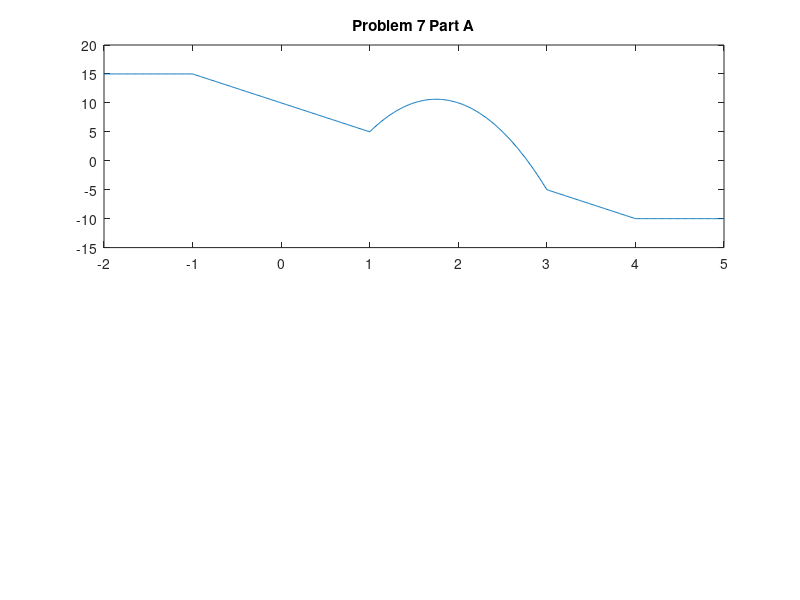

Write MATLAB code to recreate this figure. (Note: this script raises an error after producing the figure.)
% GilatChapter7.m
% Noah Ruderman
% This script file includes all the problems from Chapter 7 of MATLAB: An
% Introduction with Applications by Amos Gilat
% Chapter 7: Programming in MATLAB
% 5.18.11

close all
clear
clc
format loose

%% Problem 1
disp('Problem 1')

disp('a.')
14 > 15/3

disp('b.')
y = 8/2 < 5*3 + 1 > 9

disp('c.')
y = 8/(2 < 5)*3 + (1 > 9)

disp('d.')
2 + 4*3 ~= 60/4 - 1
fprintf('\n')





%% Problem 2
disp('Problem 2')
a = 4;
b = 7;

disp('a.')
y = a + b >= a*b

disp('b.')
y = a + (b >= a)*b

disp('c.')
b - a < a < a/b
fprintf('\n')





%% Problem 3
disp('Problem 3')
v = [4 -2 -1 5 0 1 -3 8 2];
w = [0 2 1 -1 0 -2 4 3 2];

disp('a.')
v <= w

disp('b.')
w = v
w = [0 2 1 -1 0 -2 4 3 2];

disp('c.')
v < w + v

disp('d.')
(v < w) + v
fprintf('\n')





% Problem 4
disp('Problem 4')
v = [4 -2 -1 5 0 1 -3 8 2];
w = [0 2 1 -1 0 -2 4 3 2];

y = w(w < v)
fprintf('\n')





%% Problem 5
disp('Problem 5')

disp('a.')
-3 & 0

disp('b.')
4 < -1 & 5 > 0

disp('c.')
8 - 12 | 6 + 5 & ~-2

disp('d.')
~4 & 0 + 8*~(4 | 0)
fprintf('\n')





%% Problem 6
disp('Problem 6')
TNY = [31 26 30 33 33 39 41 41 34 33 45 42 36 39 37 45 43 36 41 37 32 32 35 42 38 33 40 37 36 51 50];   % degrees F
TANC = [37 24 28 25 21 28 46 37 36 20 24 31 34 40 43 36 34 41 42 35 38 36 35 33 42 42 37 26 20 25 31];


disp('a.')
average_NY = sum(TNY)/length(TNY);
average_ANC = sum(TANC)/length(TANC);

fprintf('\tThe average temperature in New York was %.4f degrees Fahrenheit.\n', average_NY)
fprintf('\tThe average temperature in Anchorage was %.4f degrees Fahrenheit.\n\n', average_ANC)


disp('b.')
daysbelow_NY = length(TNY(TNY < average_NY));
daysbelow_ANC = length(TANC(TANC < average_ANC));

fprintf('\tThe temperature was below average for %d days in NY.\n', daysbelow_NY)
fprintf('\tThe temperature was below average for %d days in ANC.\n\n', daysbelow_ANC)


disp('c.')
januaryDates = 1:31;
daysWarmerInANC = januaryDates(TANC > TNY);
numDays = length(daysWarmerInANC);

fprintf('\tIt was warmer in Anchorage for a total of %d days.\n', numDays)
fprintf('\tIt was warmer in Anchorage on the follwing dates in January:\n')
fprintf('\t%d ', daysWarmerInANC)
fprintf('\n\n')


disp('d.')
daysSameTemp = januaryDates(TANC == TNY);
numDays = length(daysSameTemp);

fprintf('\tIt was the same temperature in both cities for a total of %d days.\n', numDays)
fprintf('\tIt was the same temperature in both cities on the following dates in January:\n')
fprintf('\t%d ', daysSameTemp)
fprintf('\n\n')


disp('e.')
daysAboveFreezing = januaryDates(TANC > 32 & TNY > 32);
numDays = length(daysAboveFreezing);

fprintf('\tIt was above freezing in both cities for a total of %d days.\n', numDays)
fprintf('\tIt was above freezing in both cities on the following dates in January:\n')
fprintf('\t%d ', daysAboveFreezing)
fprintf('\n\n\n')





%% Problem 7
% disp('Problem 7')
x = -2:0.01:5;

% disp('a.')
fx = zeros(size(x));
for i = 1:length(x)
    if x(i) <= -1
        fx(i) = 15;
    elseif x(i) <= 1
        fx(i) = -5*x(i) + 10;
    elseif x(i) <= 3
        fx(i) = -10*x(i)^2 + 35*x(i) - 20; 
    elseif x(i) <= 4
        fx(i) = -5*x(i) + 10;
    else
        fx(i) = -10;
    end
end

figure()
subplot(2,1,1)
plot(x,fx)
title('Problem 7 Part A')
axis([-2 5 -15 20])

% disp('b.')
fx = functionFx(x);

subplot(2,1,2)
plot(x,fx)
title('Problem 7 Part B')
axis([-2 5 -15 20])





%% Problem 8
disp('Problem 8')
matrix = zeros(3,5);
for i = 1:3
    for j = 1:5
        matrix(i,j) = (i - j)/(i + j);
    end
end
matrix
fprintf('\n')





%% Problem 9
disp('Problem 9')
fprintf('\tThe quadratic equation has the form a*x^2 + b*x + c = 0.\n')
fprintf('\t');
a = input('Enter the value of a: ');
fprintf('\t');
b = input('Enter the value of b: ');
fprintf('\t');
c = input('Enter the value of c: ');

D = b^2 - 4*a*c;

if D > 0
    fprintf('\tThe equation has two roots.\n')
    root1 = (-b + sqrt(D))/(2*a);
    root2 = (-b - sqrt(D))/(2*a);
    fprintf('\tThe roots are %+.4f and %+.4f.\n', root1, root2)
elseif D == 0
    fprintf('\tThe equation has one root.\n')
    root = (-b/(2*a));
    fprintf('\tThe root is %+.4f.\n', root)
else
    fprintf('\tThe equation has no real roots.\n')
end
fprintf('\n\n')





%% Problem 10
disp('Problem 10')
m = 10;
% m = 1000;
% m = 10000;

sum = 0;
for n = 1:m
    sum = sum + 12 * (-1)^(n-1) / n^2;
end
sum = sqrt(sum);
fprintf('\tFor m = %d, our sum is %.4f.\n', m, sum)
fprintf('\tThe value of pi is %.4f.\n', pi)
fprintf('\n\n')





% Problem 11
disp('Problem 11')
x = [15 -6 0 8 -2 5 4 -10 0.5 3];

sumPos = 0;     % sum of positive numbers
sumNeg = 0;     % sum of negative numbers
for i = 1:length(x)
    if x(i) > 0
        sumPos = sumPos + x(i);
    elseif x(i) < 0
        sumNeg = sumNeg + x(i);
    end
end
fprintf('\tThe sum of the positive elements is %+4.1f.\n', sumPos)
fprintf('\tThe sum of the negative elements is %+4.1f.\n', sumNeg)
fprintf('\n\n')





%% Problem 12
disp('Problem 12')
stockReturns = [1.38 1.76 1.17 0.79 1.42 0.64 1.2 1.06 0.83 1.18];

averageReturn = Geomean(stockReturns);
fprintf('\tThe average return of the IBM stock between 1997 and 2006 was %.4f.\n', averageReturn)
fprintf('\n\n')




%% Problem 13
disp('Problem 13')

disp('a.')
fprintf('\t12! = %d \n', fact(12))
fprintf('\n')


disp('b.')
fprintf('\t0! = %d \n', fact(0))
fprintf('\n')


disp('c.')
fact(-7)
fprintf('\n')


disp('d.')
fact(6.7)
fprintf('\n')
fprintf('\n')




%% Problem 14
disp('Problem 14')

disp('a.')
fprintf('\tcos(55) = %.4f \n\n', cosTaylor(55))


disp('b.')
fprintf('\tcos(190) = %.4f \n\n', cosTaylor(190))
fprintf('\n')




%% Problem 15
disp('Problem 15')

n = 1;
found = 0;
while found == 0
    if rem(n,2) == 0
        if rem(n,7) == 0 && n^3 > 40000
            found = 1;
        else
            n = n + 2;
        end
    else
        n = n + 1;
    end
end
    
fprintf('\tThe required number is: %d\n\n\n', n)





%% Problem 16
disp('Problem 16')

disp('a.')
prime(30)


disp('b.')
prime(79)


disp('c.')
prime(52.5)


disp('d.')
prime(-20)
fprintf('\n')





%% Problem 17
disp('Problem 17')

x = randi(30, 1, 14)
downsortx = downsort(x)
fprintf('\n')





%% Problem 18
disp('Problem 18')
unsorted_matrix = randi(61,4,7)-31
sorted_matrix = matrixsort(unsorted_matrix)
fprintf('\n')





%% Problem 19
disp('Problem 19')
fprintf('\t');
age = input('Please enter your age: ');
fprintf('\t');
rhr = input('Please enter your resting heart rate: ');
fprintf('\t');
inten = input('Enter your fitness level (low, medium, or high): ', 's');

while ~strcmp(inten, 'low') && ~strcmp(inten, 'medium') && ~strcmp(inten, 'high')
    fprintf('\tNot a valid input!\n')
    fprintf('\t');
    inten = input('Enter your fitness level (low, medium, or high): ', 's');
end

if strcmp(inten, 'low')
    inten = 0.55;
elseif strcmp(inten, 'medium')
    inten = 0.65;
else
    inten = 0.8;
end

thr = int32(((220 - age) - rhr)*inten + rhr);
fprintf('\tYour training heart rate is %d.\n\n\n', thr)





%% Problem 20
disp('Problem 20')
% Note: I have chosen to write polar coordinates in the form (r, theta)
% because that is the standard for math and physics as far as I have seen
% in my undergrad studies. 

[theta radius] = CartesianToPolar(15,3);
fprintf('\t(15,3) in cartesian coordinates is (%.4f, %.4f) in polar coordinates.\n\n', radius, theta)

[theta radius] = CartesianToPolar(-7,12);
fprintf('\t(-7,12) in cartesian coordinates is (%.4f, %.4f) in polar coordinates.\n\n', radius, theta)

[theta radius] = CartesianToPolar(-17,-9);
fprintf('\t(-17,-9) in cartesian coordinates is (%.4f, %.4f) in polar coordinates.\n\n', radius, theta)

[theta radius] = CartesianToPolar(10,-6.5);
fprintf('\t(10,-6.5) in cartesian coordinates is (%.4f, %.4f) in polar coordinates.\n\n', radius, theta)
fprintf('\n')




%% Problem 21
disp('Problem 21')

fprintf('\t');
rental_period = input('Enter the rental period in days: ');

% Alert user if input is invalid and ask for new values
while rental_period < 0 || int32(rental_period) ~= rental_period
    fprintf('\tInvalid input. The rental period must be a positive integer.\n')
    fprintf('\t');
    rental_period = input('Enter the rental period in days: ');
end

fprintf('\t');
car_class = input('Enter the type of car (B, C, or D): ','s');

% Alert user if input is invalid and ask for new values
while ~strcmp(car_class, 'B') &&  ~strcmp(car_class, 'C') &&  ~strcmp(car_class, 'D')
    fprintf('\tInvalid input. The type of car must be specified by class B, C, or D.\n')
    fprintf('\t');
    car_class = input('Enter the type of car (B, C, or D): ','s');
end

if rental_period > 60
    fprintf('\tRental not available for more than 60 days.\n\n')

% Compute price for car class B
elseif strcmp(car_class,'B')
    if rental_period < 7
        price = 27*rental_period;
        fprintf('\tThe price is %d dollars. \n\n', price)
    elseif rental_period < 28
        price = 162 + 25*(rental_period - 7);
        fprintf('\tThe price is %d dollars. \n\n', price)
    else
        price = 662 + 23*(rental_period - 28);
        fprintf('\tThe price is %d dollars. \n\n', price)
    end
    
% Compute price for car class C    
elseif strcmp(car_class, 'C')
    if rental_period < 7
        price = 34*rental_period;
        fprintf('\tThe price is %d dollars. \n\n', price)
    elseif rental_period < 28
        price = 204 + 31*(rental_period - 7);
        fprintf('\tThe price is %d dollars. \n\n', price)
    else
        price = 284 + 28*(rental_period - 28);
        fprintf('\tThe price is %d dollars. \n\n', price)
    end
    
% Compute price for car class D    
else
    if rental_period < 7
        fprintf('\tClass D cars cannot be rented for less than 6 days.\n\n')
    elseif rental_period < 28
        price = 276 + 43*(rental_period - 7);
        fprintf('\tThe price is %d dollars. \n\n', price)
    else
        price = 1136 + 38*(rental_period - 28);
        fprintf('\tThe price is %d dollars. \n\n', price)
    end
end
fprintf('\n')




%% Problem 22
% disp('Problem 22')

V = zeros(1,56);
for h = 0:55
    V(h+1) = Volfuel(h);
end

h = 0:55;

figure()
plot(h,V)
xlabel('Height')
ylabel('Volume')
title('Problem 22 Graph')





%% Problem 23
% disp('Problem 23')
t = linspace(0,30,100);

x = position(t);
v = velocity(t);
a = acceleration(t);

figure()
subplot(2,2,1)
plot(t,x)
title('Problem 23 Graph Position vs. time')
xlabel('Time')
ylabel('Position')

subplot(2,2,2)
plot(t,v)
title('Velocity vs. time')
xlabel('Time')
ylabel('Velocity')

subplot(2,2,3)
plot(t,a)
title('Acceleration vs. time')
xlabel('Time')
ylabel('Acceleration')





%% Problem 24
disp('Problem 24')
format bank
bill = charge(10);
fprintf('\tThe charge is %.2f dollars.\n', bill)
fprintf('\t');
money_received = input('Enter payment as the number of the dollar bill (1, 5, or 10): ');

if money_received < bill
    fprintf('\tError. Insufficient funds.\n\n')
else
    getchange(bill, money_received);
end
format short
fprintf('\n')





%% Problem 25
% disp('Problem 25')
D_G = 150;  % mg
V_d = 50;   % L
k_a = 1.6;  % h^(-1)
k_e = 0.4;  % h^(-1)

C_p = @(t) D_G/V_d*k_a/(k_a - k_e)*(exp(-k_e*t) - exp(-k_a*t));


% disp('a.')
t = linspace(0,10,100);

figure()
subplot(2,1,1)
plot(t,C_p(t))
title('Problem 25 Part A Graph')
xlabel('Time (hours)')
ylabel('Drug Concentration')


% disp('b.')
t1 = 0:0.1:24;
t2 = 4:0.1:24;
t3 = 8:0.1:24;
t4 = 12:0.1:24;
t5 = 16:0.1:24;

C_pVector = zeros(1,length(t1));
for i = t1
    
    n = int32(i*10 + 1);
    
    if i < 4
        C_pVector(n) = C_p(i);
    elseif i < 8
        C_pVector(n) = C_p(i) + C_p(i-4);
    elseif i < 12
        C_pVector(n) = C_p(i) + C_p(i-4) + C_p(i-8);
    elseif i < 16
        C_pVector(n) = C_p(i) + C_p(i-4) + C_p(i-8) + + C_p(i-12);
    elseif i <= 24
        C_pVector(n) = C_p(i) + C_p(i-4) + C_p(i-8) + + C_p(i-12) + C_p(i-16);
    end
end

subplot(2,1,2)
plot(t1, C_pVector)
title('Problem 25 Part B Graph')
xlabel('Time (hours)')
ylabel('Drug Concentration')





%% Problem 26
disp('Problem 26')


disp('a.')
fprintf('\tThe cube root of 100 is %.4f\n\n', cubic(100))


disp('b.')
fprintf('\tThe cube root of 9261 is %.4f\n\n', cubic(9261))


disp('c.')
fprintf('\tThe cube root of -70 is %.4f\n\n', cubic(-70))
fprintf('\n')



